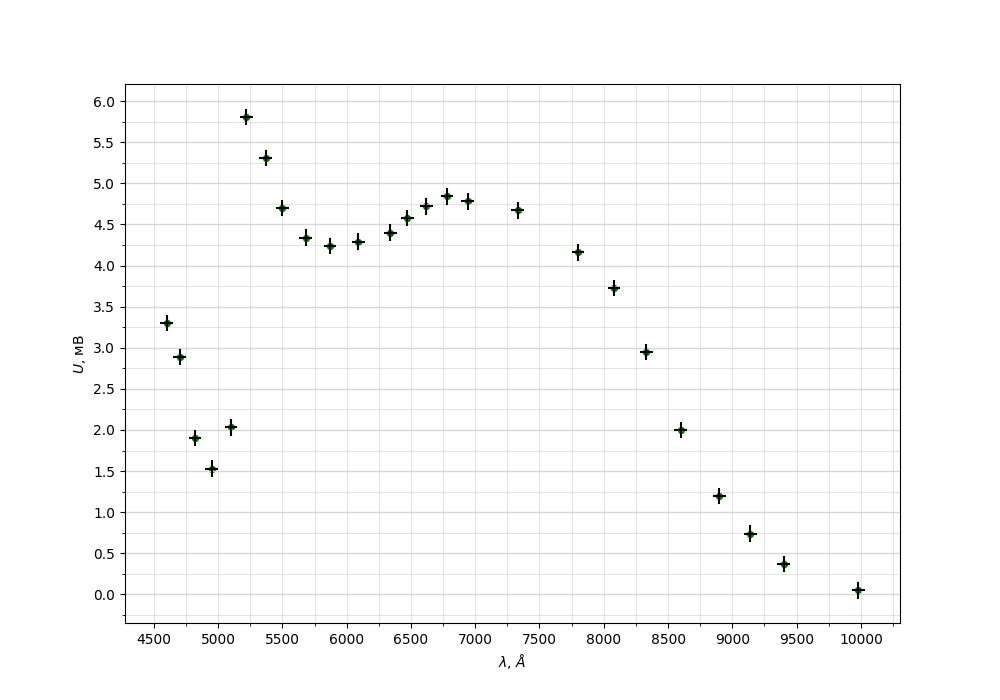

Here is the Python script that generated this plot:
import numpy as np
import matplotlib.pyplot as plt
from matplotlib.ticker import MultipleLocator

plt.figure(figsize=(10,7))  #Размер изображения

x = [4600,
4700,
4820,
4950,
5100,
5220,
5370,
5500,
5680,
5870,
6090,
6340,
6470,
6620,
6780,
6940,
7330,
7800,
8080,
8330,
8600,
8900,
9140,
9400,
9980,
] # Координата x
y = [3.30,
2.89,
1.90,
1.53,
2.03,
5.81,
5.31,
4.70,
4.34,
4.24,
4.29,
4.40,
4.58,
4.72,
4.84,
4.78,
4.67,
4.16,
3.73,
2.95,
2.00,
1.20,
0.74,
0.37,
0.05,
] # Координата y


plt.scatter(x, y, s=18, c='green')  # Экспериментальные точки на графике

plt.xlabel(r'$\lambda$, $\AA$') # Подпись абсцисс
plt.ylabel(r'$U$, мВ') # Подпись ординат

yerr = [0.1 for _y in y]  # Погрешность по y
xerr = [50 for _x in x] # Погрешность по x
plt.errorbar(x, y, xerr=xerr, yerr=yerr, fmt=" ", color='k')

DP = 2
ax = plt.gca()

## Характеристики сетки

ax.yaxis.set_minor_locator(MultipleLocator(0.25))
ax.yaxis.set_major_locator(MultipleLocator(0.5))
ax.xaxis.set_minor_locator(MultipleLocator(250))
ax.xaxis.set_major_locator(MultipleLocator(500))
ax.yaxis.grid(True,'major',linewidth=2/DP,linestyle='-',color='#d7d7d7')
ax.xaxis.grid(True,'minor',linewidth=1/DP,linestyle='-',color='#d7d7d7')
ax.yaxis.grid(True,'minor',linewidth=1/DP,linestyle='-',color='#d7d7d7')
ax.xaxis.grid(True,'major',linewidth=1/DP,linestyle='-',color='#d7d7d7',zorder=0)

plt.savefig('CdS_plot')